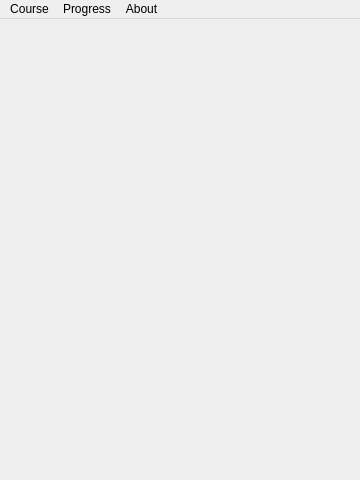
<?xml version="1.0" encoding="UTF-8"?>
<ui version="4.0">
 <class>MainWindow</class>
 <widget class="QMainWindow" name="MainWindow">
  <property name="geometry">
   <rect>
    <x>0</x>
    <y>0</y>
    <width>360</width>
    <height>480</height>
   </rect>
  </property>
  <property name="minimumSize">
   <size>
    <width>360</width>
    <height>480</height>
   </size>
  </property>
  <property name="windowTitle">
   <string>Muista</string>
  </property>
  <widget class="QWidget" name="screen">
   <property name="sizePolicy">
    <sizepolicy hsizetype="Expanding" vsizetype="Expanding">
     <horstretch>0</horstretch>
     <verstretch>0</verstretch>
    </sizepolicy>
   </property>
   <layout class="QVBoxLayout" name="verticalLayout">
    <item>
     <layout class="QVBoxLayout" name="layout">
      <property name="sizeConstraint">
       <enum>QLayout::SetMaximumSize</enum>
      </property>
     </layout>
    </item>
   </layout>
  </widget>
  <widget class="QMenuBar" name="menuBar">
   <property name="geometry">
    <rect>
     <x>0</x>
     <y>0</y>
     <width>360</width>
     <height>22</height>
    </rect>
   </property>
   <widget class="QMenu" name="menuFile">
    <property name="title">
     <string>Course</string>
    </property>
    <addaction name="actionNew_Coursse"/>
    <addaction name="separator"/>
    <addaction name="actionImport_Course"/>
    <addaction name="actionExport"/>
    <addaction name="separator"/>
    <addaction name="actionQuit"/>
   </widget>
   <widget class="QMenu" name="menuProgress">
    <property name="title">
     <string>Progress</string>
    </property>
    <addaction name="actionView"/>
   </widget>
   <widget class="QMenu" name="menuAbout">
    <property name="title">
     <string>About</string>
    </property>
    <addaction name="actionProject"/>
    <addaction name="actionDonate"/>
   </widget>
   <addaction name="menuFile"/>
   <addaction name="menuProgress"/>
   <addaction name="menuAbout"/>
  </widget>
  <action name="actionNew_Coursse">
   <property name="text">
    <string>New</string>
   </property>
  </action>
  <action name="actionImport_Course">
   <property name="text">
    <string>Import</string>
   </property>
  </action>
  <action name="actionExport">
   <property name="text">
    <string>Export</string>
   </property>
  </action>
  <action name="actionQuit">
   <property name="text">
    <string>Quit</string>
   </property>
  </action>
  <action name="actionView">
   <property name="text">
    <string>View</string>
   </property>
  </action>
  <action name="actionProject">
   <property name="text">
    <string>Project</string>
   </property>
  </action>
  <action name="actionDonate">
   <property name="text">
    <string>Donate</string>
   </property>
  </action>
 </widget>
 <resources/>
 <connections>
  <connection>
   <sender>actionNew_Coursse</sender>
   <signal>triggered()</signal>
   <receiver>MainWindow</receiver>
   <slot>openCreateCourseDiag()</slot>
   <hints>
    <hint type="sourcelabel">
     <x>-1</x>
     <y>-1</y>
    </hint>
    <hint type="destinationlabel">
     <x>337</x>
     <y>284</y>
    </hint>
   </hints>
  </connection>
  <connection>
   <sender>actionQuit</sender>
   <signal>triggered()</signal>
   <receiver>MainWindow</receiver>
   <slot>close()</slot>
   <hints>
    <hint type="sourcelabel">
     <x>-1</x>
     <y>-1</y>
    </hint>
    <hint type="destinationlabel">
     <x>179</x>
     <y>239</y>
    </hint>
   </hints>
  </connection>
 </connections>
 <slots>
  <slot>createCourse(QString,QString)</slot>
  <slot>openCreateCourseDiag()</slot>
  <slot>changeScreen(QWidget*)</slot>
 </slots>
</ui>
